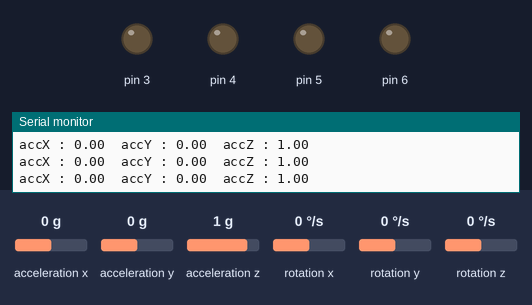
A sketch run on a simulated Arduino Uno, built with avr-gcc and run on an emulated ATmega328P. On the bench: output pins drawn as LEDs (lit = HIGH), the last lines printed to the serial monitor. Inputs (shaded band) come from the test bench; at power-on: acceleration x 0 g, acceleration y 0 g, acceleration z 1 g, rotation x 0 °/s, rotation y 0 °/s, rotation z 0 °/s.

Above: at 1.2 s.
1.3 s: acceleration x set to -0.2 g
2.8 s: acceleration x set to -0.5 g
At 4.0 s:
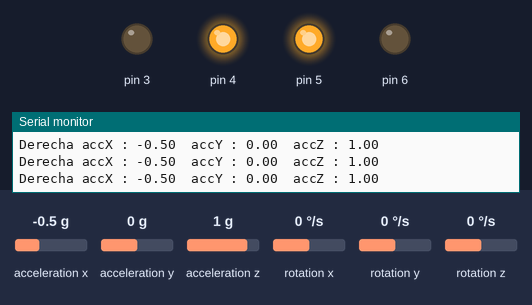
4.3 s: acceleration y set to -0.2 g
7.3 s: acceleration y set to -0.5 g
At 8.3 s:
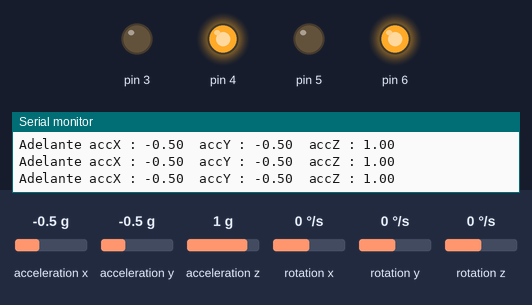
8.8 s: acceleration y set to 0.8 g
At 10.3 s:
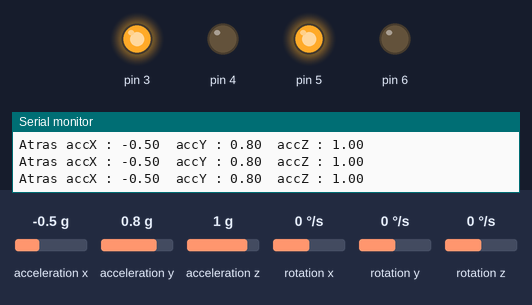
Timing chart, 0 to 11.3 s (numbered marks = the images above; inputs shaded):
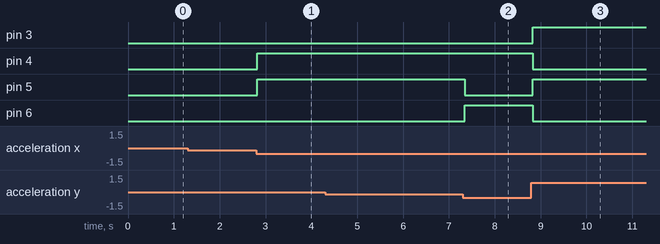

The sketch:

Arduino_Pro_Mini.ino
```cpp
#include <MPU6050_tockn.h>
#include <Wire.h>

MPU6050 mpu6050(Wire);

void setup() {

  pinMode(3, OUTPUT);
  pinMode(4, OUTPUT);
  pinMode(5, OUTPUT);
  pinMode(6, OUTPUT);


  Serial.begin(9600);
  Wire.begin();
  mpu6050.begin();

}

void loop() {
  mpu6050.update();

    Serial.print("accX : ");Serial.print(mpu6050.getAccX());
    Serial.print("\taccY : ");Serial.print(mpu6050.getAccY());
    Serial.print("\taccZ : ");Serial.println(mpu6050.getAccZ());

  // Adecuar las señales si es necesario
   if (mpu6050.getAccY() <= -0.40){       //ADELANTE
    Serial.print("\Adelante ");
    digitalWrite(3, LOW);
    digitalWrite(4, HIGH);
    digitalWrite(5, LOW);
    digitalWrite(6, HIGH);

  }
  else if(mpu6050.getAccY() >= 0.40){       //ATRAS
    Serial.print("\Atras ");
    digitalWrite(3, HIGH);
    digitalWrite(4, LOW);
    digitalWrite(5, HIGH);
    digitalWrite(6, LOW);

  }
  else if(mpu6050.getAccX() >= 0.40){      //IZQUIERDA
    Serial.print("\Izquierda ");
    digitalWrite(3, HIGH);
    digitalWrite(4, LOW);
    digitalWrite(5, LOW);
    digitalWrite(6, HIGH);

  }
  else if(mpu6050.getAccX() <= -0.40){      //DERECHA
    Serial.print("\Derecha ");
    digitalWrite(3, LOW);
    digitalWrite(4, HIGH);
    digitalWrite(5, HIGH);
    digitalWrite(6, LOW);

  }

  else{
    digitalWrite(3, LOW);
    digitalWrite(4, LOW);
    digitalWrite(5, LOW);
    digitalWrite(6, LOW);
  }
 delay(50);
}
```

Measured:
- the behaviour switches between -0.3 and -0.4 g on acceleration x (found by bisection; images 0 and 1)
- the behaviour switches between -0.3 and -0.4 g on acceleration y (found by bisection; images 1 and 2)
- after the input at 2.8 s, pin 4, pin 5: LOW → HIGH at once
- after the input at 7.3 s, pin 5: HIGH → LOW at once; pin 6: LOW → HIGH at once
- after the input at 8.8 s, pin 3, pin 5: LOW → HIGH at once; pin 4, pin 6: HIGH → LOW at once
